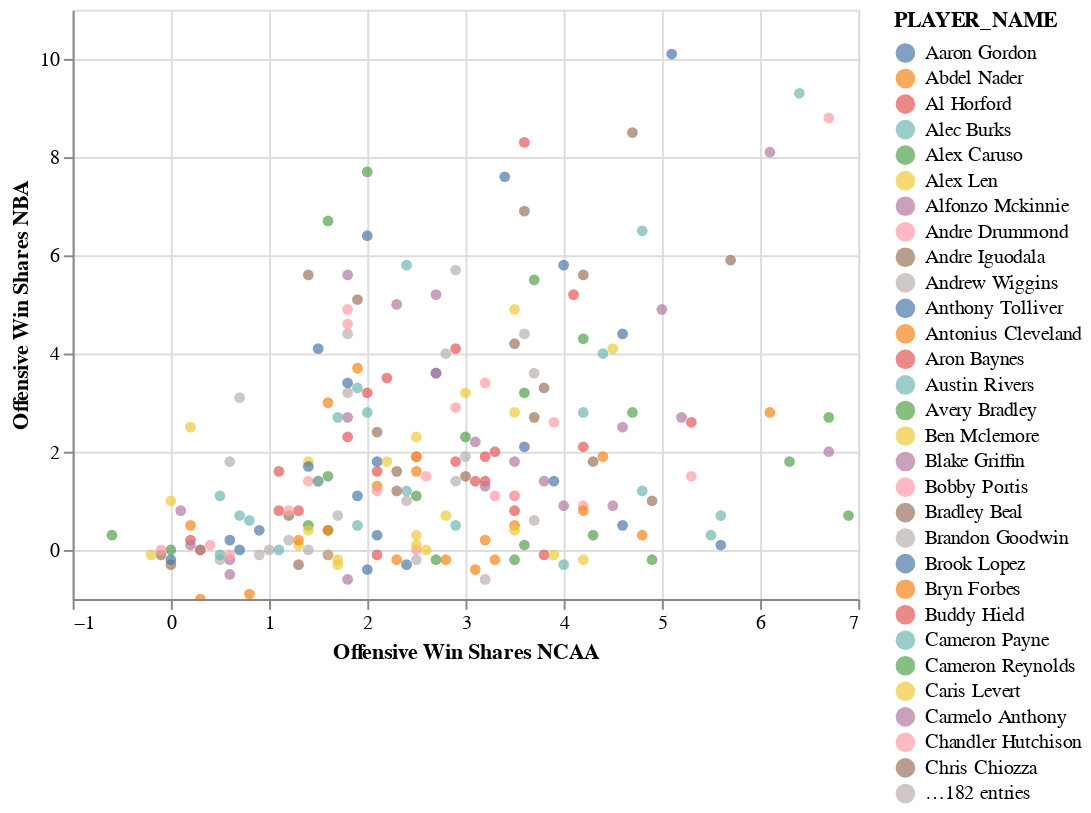

The code cell stored with this chart in its notebook:
### Code cell
#Comparing win shares per 40 in the NCAA to win shares per 48 in the nba
Base = alt.Chart(ncaa_nba).mark_circle(size=30).encode(
x=alt.X(
  'offensive_win_shares_x',
  axis=alt.Axis(),
  title='Offensive Win Shares NCAA'
  ),
  y=alt.Y(
  'offensive_win_shares_y',
  axis=alt.Axis(),
  title='Offensive Win Shares NBA'
  ),
  color = alt.Color('PLAYER_NAME'),
  tooltip = [alt.Tooltip('offensive_win_shares_x'),
           alt.Tooltip('offensive_win_shares_y'),
           alt.Tooltip('PLAYER_NAME')
          ]
).interactive()

#Base + Base.transform_regression('win_shares_per_40_minutes','win_shares_per_48_minutes').mark_line(color='black')
Base

### Figure 1 — Vega-Lite specification as saved in the notebook (floating-point values rounded to 4 significant figures; data arrays with more than 128 entries replaced by an {"elided": "..."} marker saying what was removed)
{"config": {"view": {"continuousWidth": 400, "continuousHeight": 300}}, "data": {"name": "data-e08aaf28a1f350b1c9936244d23e649a"}, "mark": {"type": "circle", "size": 30}, "encoding": {"color": {"type": "nominal", "field": "PLAYER_NAME"}, "tooltip": [{"type": "quantitative", "field": "offensive_win_shares_x"}, {"type": "quantitative", "field": "offensive_win_shares_y"}, {"type": "nominal", "field": "PLAYER_NAME"}], "x": {"type": "quantitative", "axis": {}, "field": "offensive_win_shares_x", "title": "Offensive Win Shares NCAA"}, "y": {"type": "quantitative", "axis": {}, "field": "offensive_win_shares_y", "title": "Offensive Win Shares NBA"}}, "selection": {"selector001": {"type": "interval", "bind": "scales", "encodings": ["x", "y"]}}, "$schema": "https://vega.github.io/schema/vega-lite/v4.8.1.json", "datasets": {"data-e08aaf28a1f350b1c9936244d23e649a": {"elided": "211 records"}}}
